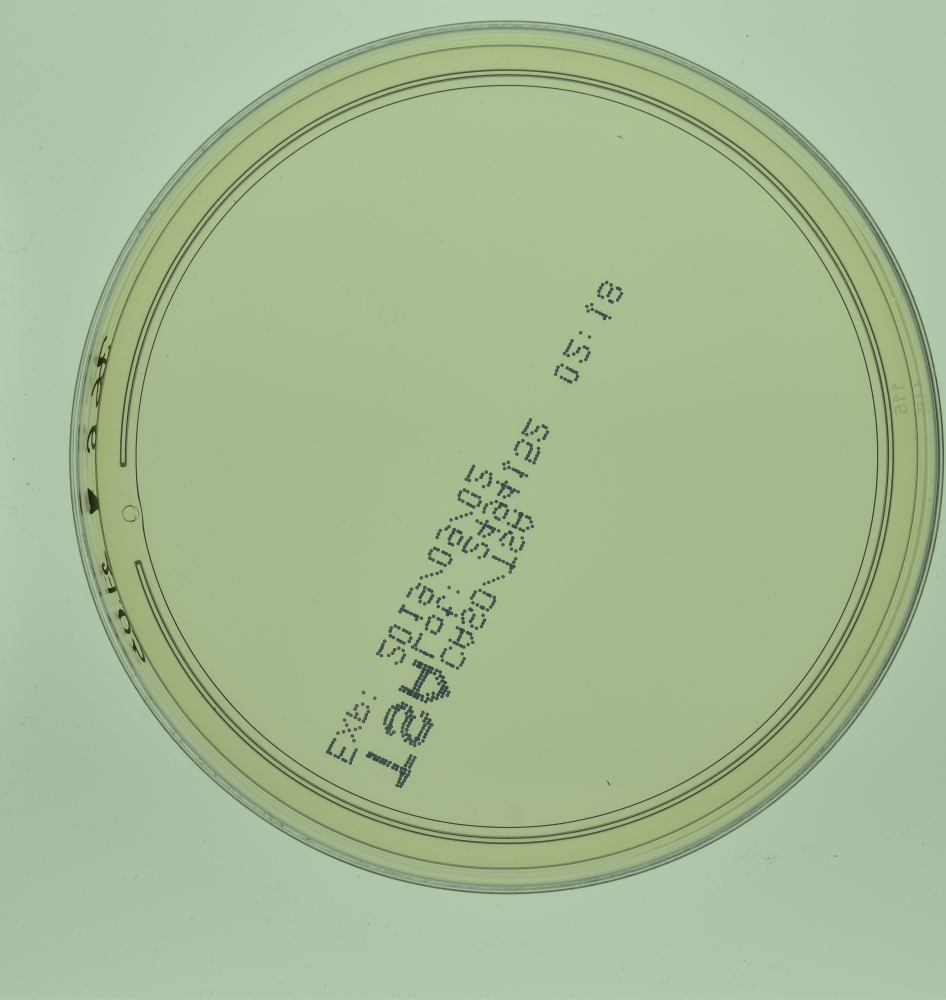
#> input picture Server/testing_images/for_counting_models/empty/114.jpg, 3784 x 4000 px (shown at 1/4 size)
$ python -i fastsam_colony_count.py   (imports and definitions only)
#> lines starting #> are read from the running program, lines starting #| are printed output that depends on the picture
#> further down, picture is the input picture: shape (4000, 3784, 3); mean B, G, R 148.1, 186, 165.7
import cv2
import numpy as np
from scipy import ndimage as ndi
from skimage.feature import peak_local_max
from ultralytics import FastSAM


# [146 lines left out: functions split_merged_mask, marking_features, find_markings, split_by_concavity, not called in this run]


def find_dish_circle(img_bgr):
    """Detect the petri dish boundary via Hough circle transform on edges."""
    gray = cv2.cvtColor(img_bgr, cv2.COLOR_BGR2GRAY)
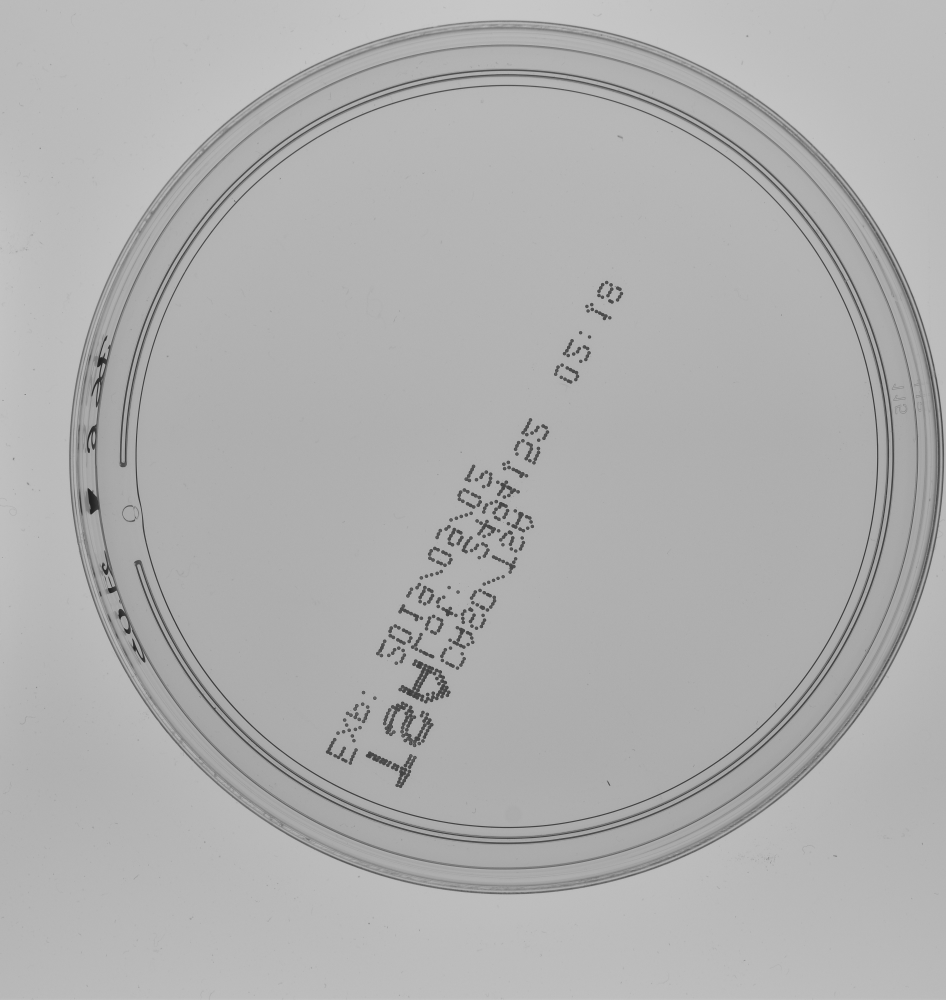
#> gray: shape (4000, 3784) (shown at 1/4 size); min 27, max 204, mean 175.6
    h, w = gray.shape
#> h = 4000; w = 3784
    scale = 1200 / max(h, w)
#> scale = 0.3
    small = cv2.resize(gray, (int(w * scale), int(h * scale)))
    small = cv2.GaussianBlur(small, (9, 9), 2)
    circles = cv2.HoughCircles(
        small, cv2.HOUGH_GRADIENT, dp=1.5, minDist=small.shape[0] // 2,
        param1=60, param2=60,
        minRadius=int(small.shape[1] * 0.25), maxRadius=int(small.shape[1] * 0.5),
    )
#> circles = [[608.2, 548.2, 525]]
    if circles is None:
        return None
    c = circles[0][0]
#> c = [608.2, 548.2, 525]
    return (c[0] / scale, c[1] / scale, c[2] / scale)


# [97 lines left out: functions mask_circularity, count_colonies_fastsam, not called in this run]


# [6 lines not run here, left out]

>>> import cv2
>>> picture = cv2.imread('testing_images/for_counting_models/empty/114.jpg')
>>> result = find_dish_circle(picture)
#> result = (2027.5, 1827.5, 1749.8)
